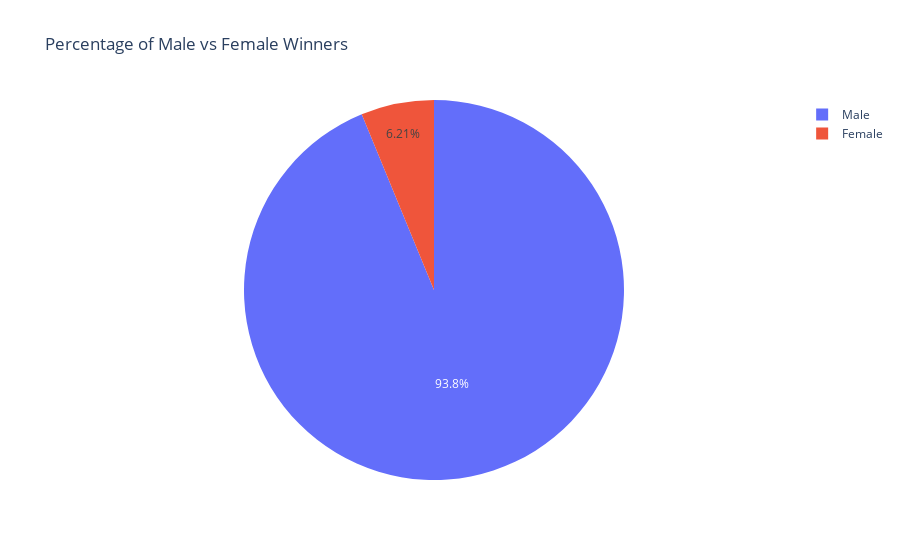

Notebook source saved alongside this figure:
### Markdown cell above
**Challenge**: Create a [donut chart using plotly](https://plotly.com/python/pie-charts/) which shows how many prizes went to men compared to how many prizes went to women. What percentage of all the prizes went to women?

### Code cell
gender = df_data['sex'].value_counts()
px.pie(df_data, names=gender.index, values=gender.values, title='Percentage of Male vs Female Winners')

### Figure 1 — Plotly figure (JSON) as saved in the notebook; plotly's stock layout.template omitted (floating-point values rounded to 4 significant figures)
{"data": [{"domain": {"x": [0, 1], "y": [0, 1]}, "hovertemplate": "label=%{label}<br>value=%{value}<extra></extra>", "labels": ["Male", "Female"], "legendgroup": "", "name": "", "showlegend": true, "type": "pie", "values": [876, 58]}], "layout": {"legend": {"tracegroupgap": 0}, "title": {"text": "Percentage of Male vs Female Winners"}}}
